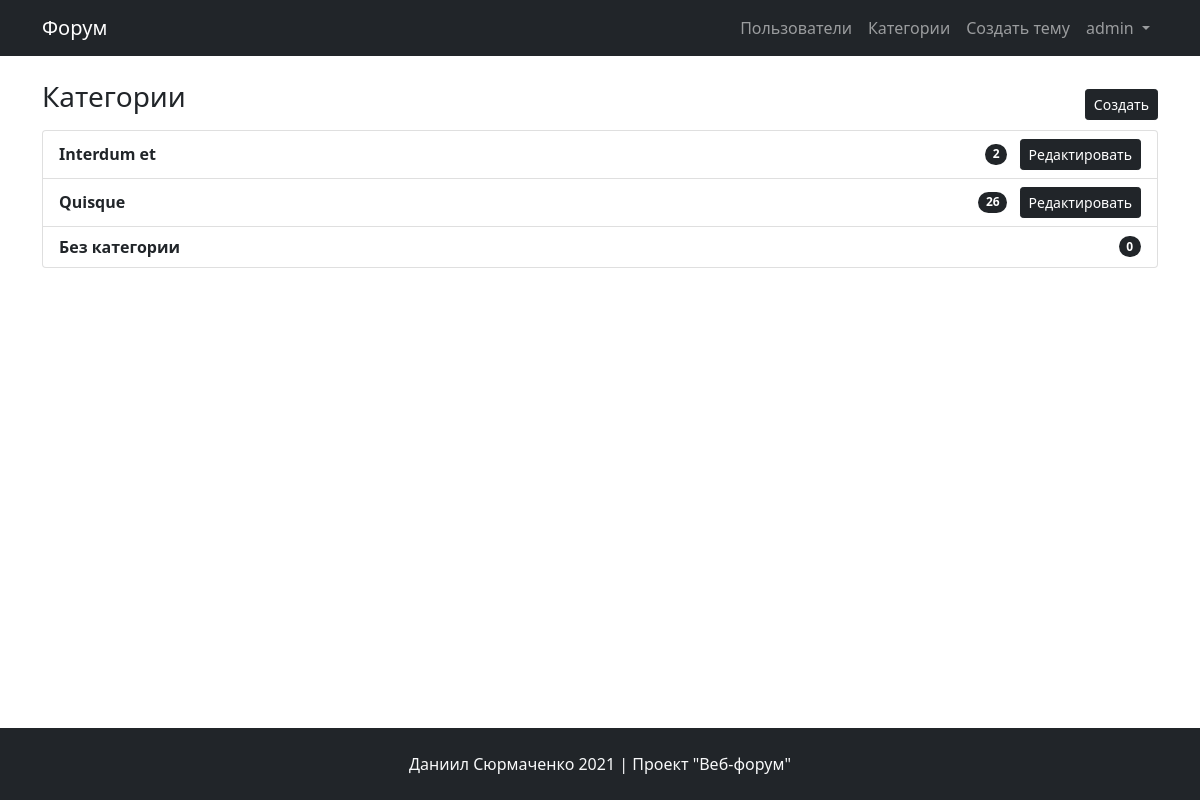
Page /categories (signed in) on the committed database.
### database/models.py (models this page shows, shortened)
class User(SqlAlchemyBase, UserMixin):
    __tablename__ = "users"
    id = Column(Integer, primary_key=True, autoincrement=True)
    username = Column(String, unique=True, nullable=False)
    email = Column(String, unique=True, nullable=False)
    role = Column(Enum(Role), default=Role.user)
    hashed_password = Column(String, nullable=False)
    created_time = Column(DateTime, default=datetime.datetime.now)
    topics = orm.relation("Topic", back_populates="author")
    comments = orm.relation("Comment", back_populates="author")
    def is_admin(self):
        return self.role == Role.admin

class Category(SqlAlchemyBase):
    __tablename__ = "categories"
    id = Column(Integer, primary_key=True, autoincrement=True)
    title = Column(String, unique=True)
    is_locked = Column(Boolean, default=False)
    topics = orm.relation("Topic", back_populates="category")

### main.py (the view)
@app.route("/categories", methods=["GET", "POST"])
@login_required
def categories_list():
    if not current_user.is_admin():
        abort(403, "У вас нет доступа к редактированию категорий")
    db_sess = db_session.create_session()
    categories = db_sess.query(Category).order_by("title").all()
    no_category_length = len(db_sess.query(Topic).filter(Topic.category == None).all())
    return render("categories_list.html", categories=categories, no_category_length=no_category_length,
                  title="Категории")

### core/utilities.py (called while the page is built)
def render(template_name_or_list, **context):
    return render_template(template_name_or_list, make_agree_with_number=make_agree_with_number, **context)

### database/session.py (called while the page is built)
def create_session() -> Session:
    global __factory
    return __factory()

### main.py (called while the page is built)
@login_manager.user_loader
def load_user(user_id):
    db_sess = db_session.create_session()
    return db_sess.query(User).get(user_id)

### templates/categories_list.html
{% extends "base.html" %}
{% block content %}
    <div class="d-flex justify-content-between">
        <h3 class="mb-3">{{ title }}</h3>
        <a href="{{ url_for("create_category") }}" class="btn btn-sm btn-dark align-self-center">Создать</a>
    </div>
    <div class="list-group">
        {% for category in categories %}
            <div class="list-group-item d-flex justify-content-between">
                <a href="{{ url_for("category_content", id=category.id) }}"
                   class="align-self-center nav-link p-0 link-dark">
                    <b>{{ category.title }}</b></a>
                <div>
                    <span class="badge bg-dark rounded-pill align-self-center mx-2">{{ category.topics | length }}</span>
                    <a href="{{ url_for("edit_category", id=category.id) }}"
                       class="btn btn-sm btn-dark">Редактировать</a>
                </div>
            </div>
        {% endfor %}
        <div class="list-group-item d-flex justify-content-between">
            <a href="{{ url_for("category_content", id="no_category") }}"
               class="align-self-center nav-link p-0 link-dark">
                <b>Без категории</b>
            </a>
            <span class="badge bg-dark rounded-pill align-self-center">{{ no_category_length }}</span>
        </div>
    </div>
{% endblock %}

### templates/base.html (shortened to what this page needs)
<!DOCTYPE html>
<html lang="ru">
<head>
    <link href="https://cdn.jsdelivr.net/npm/bootstrap@5.0.0-beta3/dist/css/bootstrap.min.css" rel="stylesheet"
>
    <link rel="stylesheet" href="https://cdn.jsdelivr.net/npm/bootstrap-icons@1.4.1/font/bootstrap-icons.css">
    <link rel="stylesheet" href="{{ url_for("static", filename="css/main.css") }}">
</head>
<body>
<div class="general">
    <header>
        <nav class="navbar navbar-expand-lg navbar-dark bg-dark">
            <div class="container">
                <a href="/" class="navbar-brand">Форум</a>
                <div class="collapse navbar-collapse" id="navbarNav">
                    <div class="navbar-nav ms-auto">
                        {% if current_user.is_authenticated %}
                            {% if current_user.is_admin() %}
                                <a href="{{ url_for("users_list") }}" class="nav-link">Пользователи</a>
                                <a class="nav-link" href="{{ url_for("categories_list") }}">Категории</a>
                            {% endif %}
                            <a class="nav-link" href="{{ url_for("create_topic") }}">Создать тему</a>
                            <div class="nav-item dropdown">
                                <a class="nav-link dropdown-toggle" href="#" id="navbarDropdownMenuLink" role="button"
                                   data-bs-toggle="dropdown" aria-expanded="false">
                                    {{ current_user.username }}
                                </a>
                            </div>
                        {% else %}
                            <a class="nav-link" href="{{ url_for("login") }}">Авторизация</a>
                            <a class="nav-link" href="{{ url_for("register") }}">Регистрация</a>
                        {% endif %}
                    </div>
                </div>
            </div>
        </nav>
    </header>
    <main role="main" class="container mt-4">
        {% block content %}{% endblock %}
    </main>
</div>
<footer class="text-light bg-dark">
    <div class="container pt-4 pb-2">
        <p class="text-center">Даниил Сюрмаченко 2021 | Проект "Веб-форум"</p>
    </div>
</footer>
</body>
</html>

### static/css/main.css (style rules this page uses)
html, body { height: 100%; }
body { display: flex; flex-direction: column; }
.general { flex: 1 0 auto; margin-bottom: 40px; }
footer { flex-shrink: 0; }

### rows in the picture
User: username "admin"
Category: title "Interdum et", topics|length "2"
Category: title "Quisque", topics|length "26"

### other values in the picture
{{ title }} "Категории"
{{ no_category_length }} "0"
